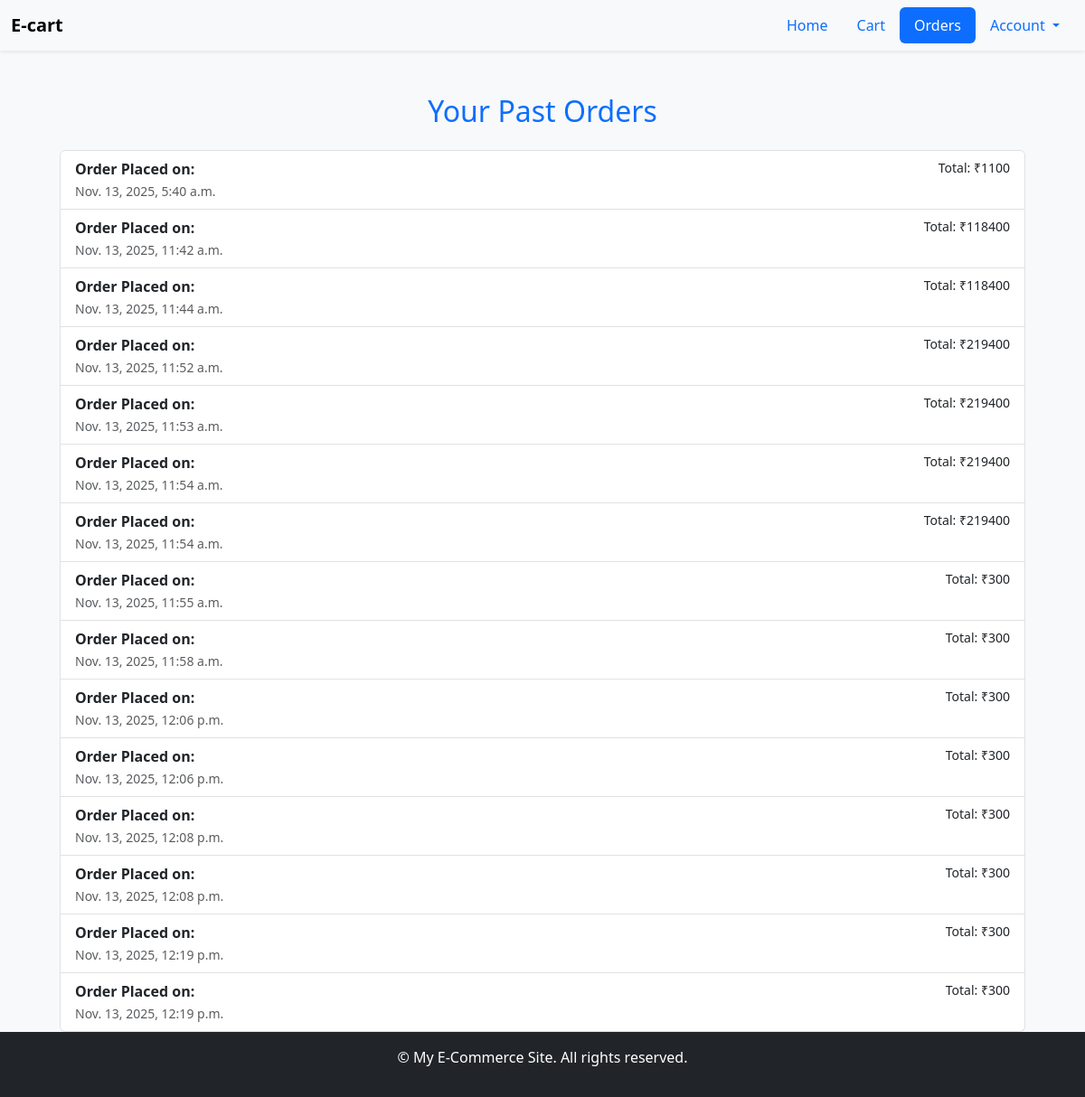
Screenshot of /order_list/ (signed in) with the database file from the repository.
### E_commerce_app/models.py (models this page shows, shortened)
class Order(models.Model):
    user = models.ForeignKey(User, on_delete=models.CASCADE, null=True, blank=True)
    total_price=models.PositiveIntegerField()
    created_at = models.DateTimeField(auto_now_add=True)

### E_commerce_app/views.py (the view)
# urls.py: path('order_list/', OrderDetailView.as_view(), name='order_list'),
class OrderDetailView(LoginRequiredMixin, DetailView):
    login_url = 'login'
    def get(self,request,order_id=None):
        cart_items = Cart.objects.filter(user=request.user)
        if order_id:
            order=get_object_or_404(Order,id=order_id,user=request.user)
            order_item = OrderItem.objects.filter(order=order)
            total = sum(item.product.price * item.quantity for item in order_item)
            order_details = []
            for item in order_item:
                order_details.append({
                    "item_name": item.product.name,
                    "quantity": item.quantity,
                    "price": item.price,
                    "total_price": item.price * item.quantity,
                })
            return render(request,'E_commerce_app/order_details.html',{
                'order':order,
                'order_items':order_details,
                'total':total,
            })
        else:
            orders = Order.objects.filter(user=request.user)
            return render(request, 'E_commerce_app/order_list.html', {
                'orders': orders
            })

### E_commerce_app/templates/E_commerce_app/order_list.html (shortened to what this page needs)
{% extends "E_commerce_app/base.html" %}
{% block content %}
  <div class="container mt-4">
    <h2 class="text-center text-primary  my-4">Your Past Orders</h2>
{% if orders %}
<div class="container">
    <div class="list-group">
        {% for order in orders %}
        <a href="{% url 'orderdetail' order.id %}"
           class="list-group-item list-group-item-action">
            <div class="d-flex justify-content-between">
                <strong>Order Placed on:  </strong>
                <small>Total: ₹{{ order.total_price }}</small>
            </div>
            <small class="text-muted">
            {{ order.created_at }}
            </small>
        </a>
        {% endfor %}
    </div>
</div>
{% else %}
<p class="text-center text-muted mt-5">You have no past orders.</p>
{% endif %}
  </div>
{% endblock %}

### rows the page displays
Order: total_price "1100", created_at "Nov. 13, 2025, 5:40 a.m."
Order: total_price "118400", created_at "Nov. 13, 2025, 11:42 a.m."
Order: total_price "118400", created_at "Nov. 13, 2025, 11:44 a.m."
Order: total_price "219400", created_at "Nov. 13, 2025, 11:52 a.m."
Order: total_price "219400", created_at "Nov. 13, 2025, 11:53 a.m."
Order: total_price "219400", created_at "Nov. 13, 2025, 11:54 a.m."
Order: total_price "219400", created_at "Nov. 13, 2025, 11:54 a.m."
Order: total_price "300", created_at "Nov. 13, 2025, 11:55 a.m."
Order: total_price "300", created_at "Nov. 13, 2025, 11:58 a.m."
Order: total_price "300", created_at "Nov. 13, 2025, 12:06 p.m."
Order: total_price "300", created_at "Nov. 13, 2025, 12:06 p.m."
Order: total_price "300", created_at "Nov. 13, 2025, 12:08 p.m."
Order: total_price "300", created_at "Nov. 13, 2025, 12:08 p.m."
Order: total_price "300", created_at "Nov. 13, 2025, 12:19 p.m."
Order: total_price "300", created_at "Nov. 13, 2025, 12:19 p.m."
